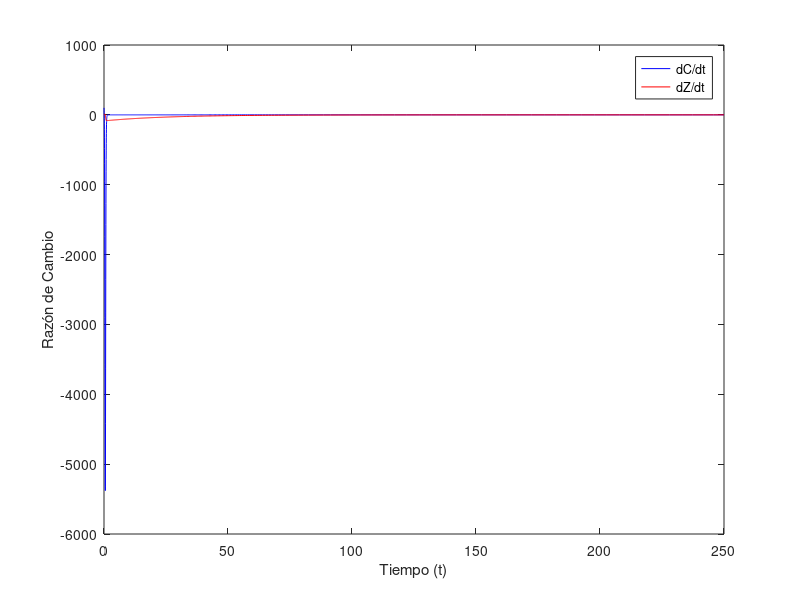
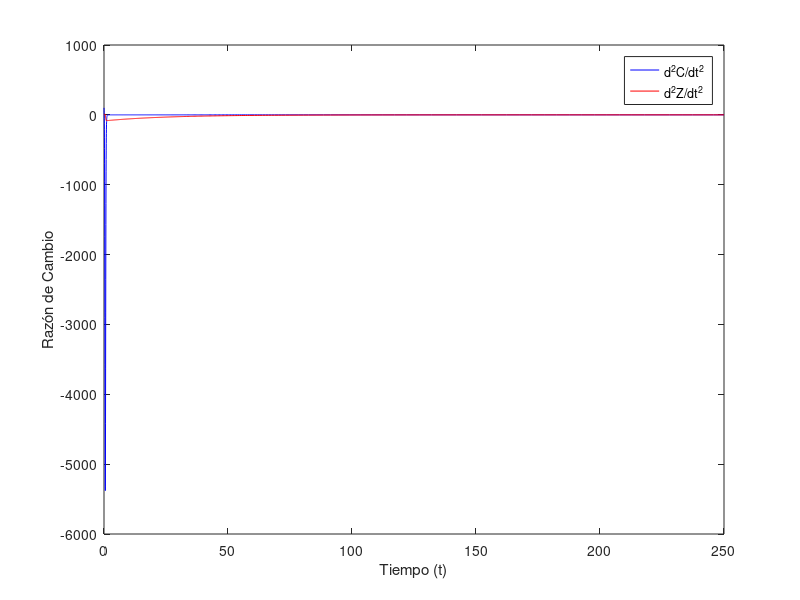

MATLAB code for these plots, in order:
% Parámetros
r1 = 0.1;
a1 = 0.005;
a2 = 0.00004;
r2 = 0.04;

% Funcion que define el sistema de ecuaciones
function dydt = lotka_volterra(t, d, r1, a1, a2, r2)
    presas = d(1);
    depredadores = d(2);
    dydt = [r1*presas - a1*presas*depredadores; a2*presas*depredadores - r2*depredadores];
end

% Condiciones iniciales
y0 = [2000; 10]; % Inicalmente 2000 y 10 zorros
% Intervalo de tiempo
tspan = [0, 250];
% Resolver el sistema
[t, y] = ode45(@(t, y) lotka_volterra(t, y, r1, a1, a1, r2), tspan, y0)

% Calcular la razón de cambio
dCdt = r1*y(:,1) - a1*y(:,1).*y(:,2);
dZdt = a2*y(:,1).*y(:,2) - r2*y(:,2);
d2Cdt2 = r1*dCdt - a1*dCdt.*y(:,2) - a1*y(:,1).*dZdt;
d2Zdt2 = a2*dCdt.*y(:,2) + a2*y(:,1).*dZdt - r2*dZdt;

% Graficar las primeras derivadas
figure;
plot(t, dCdt, 'b-', t, dZdt, 'r-');
xlabel('Tiempo (t)');
ylabel('Razón de Cambio');
legend('dC/dt', 'dZ/dt')

% Graficar las segundas derivadas
figure;
plot(t, dCdt, 'b-', t, dZdt, 'r-');
xlabel('Tiempo (t)');
ylabel('Razón de Cambio');
legend('d^2C/dt^2', 'd^2Z/dt^2')